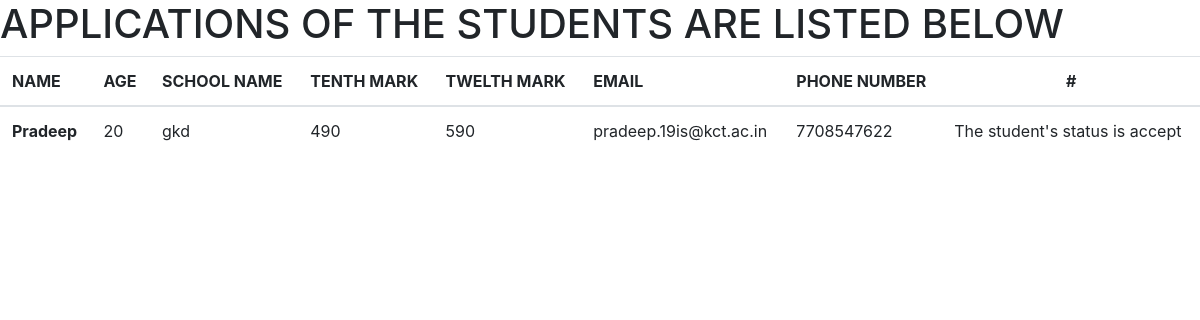
The page /staff/ on the database as committed earlier.
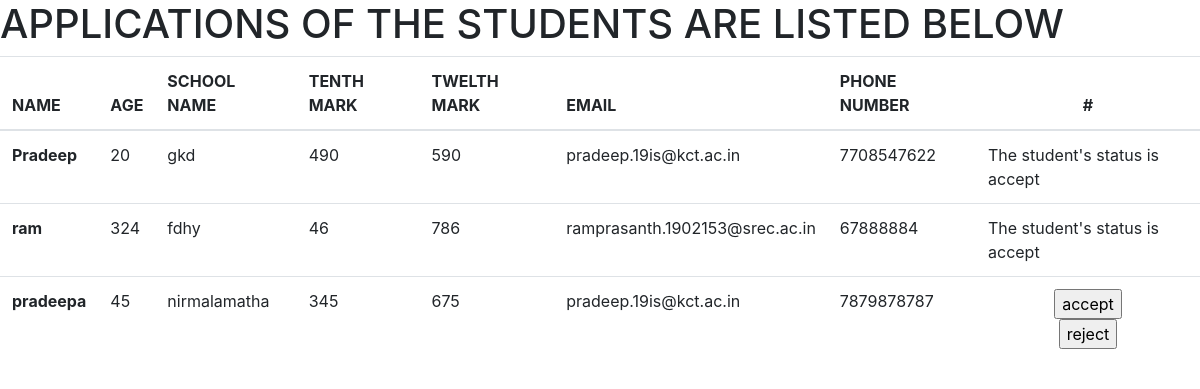
The same page on the database as committed later.
### students/models.py (models this page shows, shortened)
class Student(models.Model):
    name = models.CharField(max_length=30)
    id = models.AutoField(primary_key=True)
    age = models.IntegerField()
    school_name = models.CharField(max_length=60)
    tenth_mark = models.IntegerField()
    twelth_mark = models.IntegerField()
    email = models.EmailField()
    phone_num = models.IntegerField()
    status = models.CharField(max_length=30)

### staff/views.py (the view)
# urls.py: path('staff/', views.staff_view , name='staff_view'),
def staff_view(request):
    all_students = Student.objects.all()
    return render(request, 'staff/staff_view.html', {'Students': all_students})

### staff/templates/staff/staff_view.html (shortened to what this page needs)
<!DOCTYPE html>
<html lang="en">
<head>
    <link rel="stylesheet" href="https://stackpath.bootstrapcdn.com/bootstrap/4.5.0/css/bootstrap.min.css"
>
</head>
<body>
    <h1>APPLICATIONS OF THE STUDENTS ARE LISTED BELOW</h1>
    <table class="table table-hover">
        <thead>
            <tr>
                <th>NAME</th>
                <th>AGE</th>
                <th>SCHOOL NAME</th>
                <th>TENTH MARK</th>
                <th>TWELTH MARK</th>
                <th>EMAIL</th>
                <th>PHONE NUMBER</th>
                <th>
                    <center>#</center>
                </th>
            </tr>
        </thead>
        <tbody>
            {% for students in Students %}
            <tr>
                <th scope="row"> {{ students.name }}</th>
                <td>{{ students.age }}</td>
                <td>{{ students.school_name }}</td>
                <td>{{ students.tenth_mark }}</td>
                <td>{{ students.twelth_mark }}</td>
                <td>{{ students.email }}</td>
                <td>{{ students.phone_num }}</td>
                <td>
                    {% if students.status == "" %}
                    <center>
                        <form action="{% url 'accept_view' %}" method="post">
                            <input type="submit" value="accept">
                        </form>
                        <form action="{% url 'accept_view' %}" method="post">
                            <input type="submit" value="reject">
                        </form>
                        {% else %}
                            The student's status is
                            {{ students.status }}
                        {% endif %}
                    </center>
                </td>
            </tr>
            {% endfor %}
        </tbody>
    </table>
</body>
</html>

Rows that differ between the two databases and show on the page:
added Student: name "ram", age "324", school_name "fdhy", tenth_mark "46", twelth_mark "786", email "ramprasanth.1902153@srec.ac.in", phone_num "67888884", status "accept"
added Student: name "pradeepa", age "45", school_name "nirmalamatha", tenth_mark "345", twelth_mark "675", email "pradeep.19is@kct.ac.in", phone_num "7879878787"
